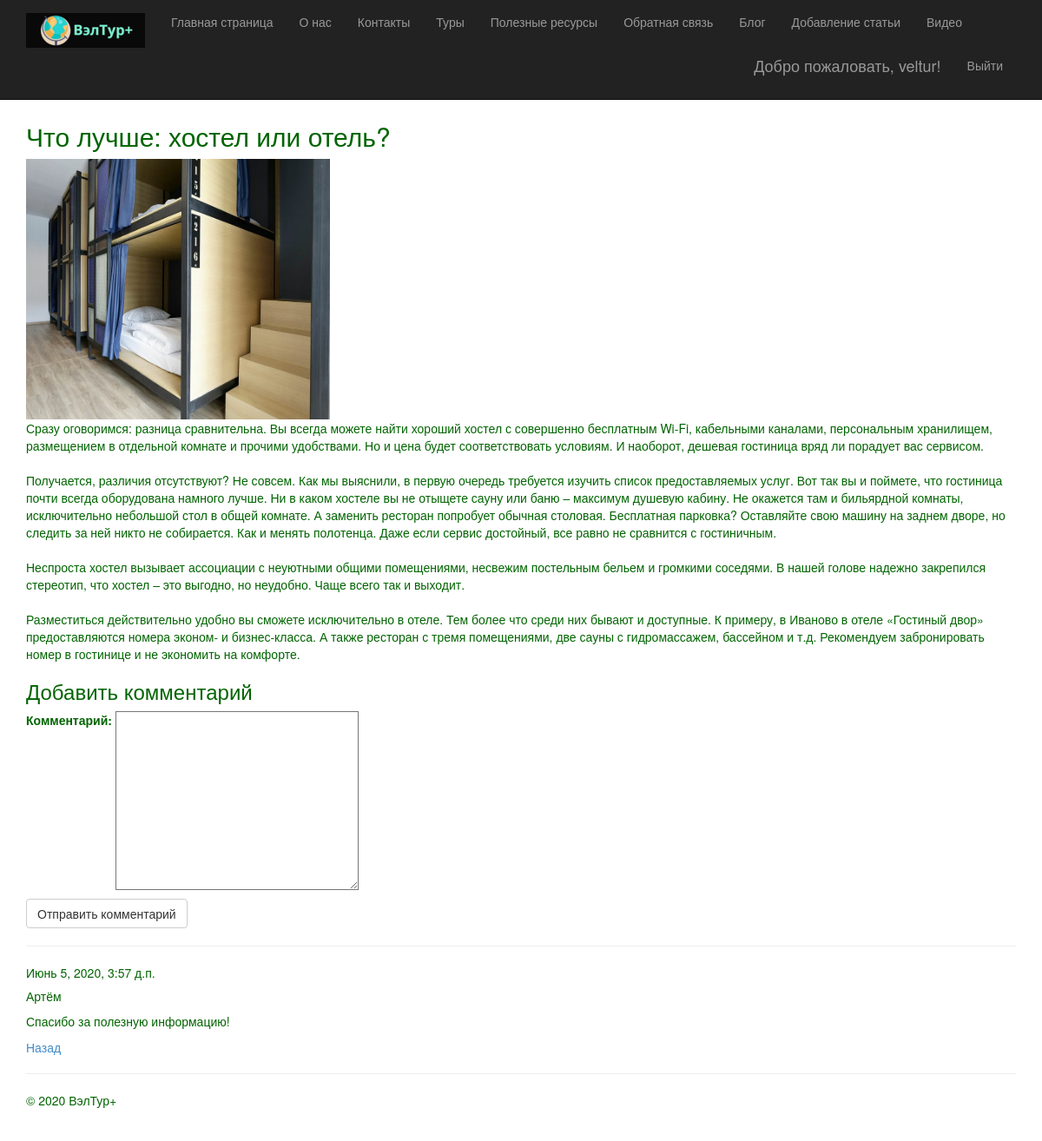
Screenshot of /3/ (signed in) with the database file from the repository.
### app/models.py (models this page shows, shortened)
class Blog(models.Model):
    title = models.CharField(max_length = 100, unique_for_date = "posted", verbose_name = "Заголовок")
    author = models.ForeignKey(User, null=True, blank=True, on_delete = models.SET_NULL, verbose_name = "Автор")
    description = models.TextField(verbose_name = "Краткое содержание")
    content = models.TextField(verbose_name = "Полное содержание")
    posted = models.DateTimeField(default = datetime.now(), db_index = True, verbose_name = "Опубликована")
    image = models.FileField(default = 'temp.jpg', verbose_name = "Путь к картинке")
    class Meta:
        db_table = "Posts" # имя таблицы для модели
        ordering = ["-posted"] # порядок сортировки данных в модели ("-" означает по убыванию)
        verbose_name = "статья блога" # имя, под которым модель будет отображаться в административном разделе (для одной статьи блога)
        verbose_name_plural = "статьи блога" # тоже для всех статей блога

class Comment(models.Model):
    text = models.TextField(verbose_name = "Комментарий")
    date = models.DateTimeField(default = datetime.now(), db_index = True, verbose_name = "Дата")
    author = models.ForeignKey(User, on_delete = models.CASCADE, verbose_name = "Автор")
    post = models.ForeignKey(Blog, on_delete = models.CASCADE, verbose_name = "Статья")
    class Meta:
        db_table = "Comments" # имя таблицы для модели
        verbose_name = "Комментарий" # имя, под которым модель будет отображаться в административном разделе (для одной статьи блога)
        verbose_name_plural = "Комментарии к статьям блога" # тоже для всех статей блога
        ordering = ["-date"] # порядок сортировки данных в модели ("-" означает по убыванию)

### app/views.py (the view)
# urls.py: url(r'^(?P<parametr>\d+)/$', app.views.blogpost, name='blogpost'),
def blogpost(request, parametr):
    post_1 = Blog.objects.get(id=parametr) # запрос на выбор конкретной статьи по параметру
    comments = Comment.objects.filter(post=parametr)
    if request.method == "POST": # после отправки данных формы на сервер методом POST
        form = CommentForm(request.POST)
        if form.is_valid():
            comment_f = form.save(commit=False)
            comment_f.author = request.user # добавляем (так как этого поля нет в форме) в модель Комментария (Comment) в поле автор авторизованного пользователя
            comment_f.date = datetime.now() # добавляем в модель Комментария (Comment) текущую дату
            comment_f.post = Blog.objects.get(id=parametr) # добавляем в модель Комментария (Comment) статью, для которой данный комментарий
            comment_f.save() # сохраняем изменения после добавления полей
            return redirect('blogpost', parametr=post_1.id) # переадресация на ту же страницу статьи после отправки комментария
    else:
      form = CommentForm() # создание формы для ввода комментария
      assert isinstance(request, HttpRequest)
      return render(
        request,
        'app/blogpost.html',
        {
            'post_1': post_1, # передача конкретной статьи в шаблон веб-страницы
            'comments': comments, # передача всех комментариев к данной статье в шаблон веб-страницы
            'form': form, # передача формы добавления комментария в шаблон веб-страницы
            'year':datetime.now().year,
        }
)

### app/forms.py
class CommentForm (forms.ModelForm):
    class Meta:
        model = Comment # используемая модель
        fields = ('text',) # требуется заполнить только поле text
        labels = {'text': "Комментарий"} # метка к полю формы text

### app/templates/app/blogpost.html
﻿{% extends "app/layout.html" %}
{% block content %}
<h2> {{post_1.title}} </h2>
{% if post_1.image and post_1.image.url != '/media/temp.jpg' %}
    <img src="{{ post_1.image.url }}" alt=«Картинка статьи блога" width="350" height="300"/>
{% endif %}
<p> {{post_1.content|linebreaksbr}} </p>
{% if user.is_authenticated %}
    <h3>Добавить комментарий</h3>
    <form method="POST" >{% csrf_token %}
    <div>
         {{form.as_p}}
         <button type="submit" class="save btn btn-default" > Отправить комментарий </button>
    </div>
    </form>
{% else %}
    <h3> Для добавления своего комментария, пожалуйста, авторизуйтесь </h3>
{% endif %}
{% for comment in comments %}
    <hr/>
    <h7> {{comment.date}} </h7>
    <h5> {{comment.author}} </h5>
    <p> {{comment.text|linebreaksbr}} </p>
{% endfor %}
<p><a href="{% url 'blog' %}"> Назад </a></p>
{% endblock %}

### app/templates/app/loginpartial.html (shortened to what this page needs)
﻿{% if user.is_authenticated %}
<form id="logoutForm" action="/logout" method="post" class="navbar-right">
<ul class="nav navbar-nav navbar-right">
<li><span class="navbar-brand">Добро пожаловать, {{ user.username }}!</span></li>
<li><a href="javascript:document.getElementById('logoutForm').submit()">Выйти</a></li>
</ul>
</form>
{% else %}
<ul class="nav navbar-nav navbar-right">
<li><a href="{% url 'login' %}">Войти в аккаунт</a></li>
</ul>
{% endif %}

### app/static/app/content/site.css (style rules this page uses)
body { padding-top: 100px; padding-bottom: 40px; color: #006400; background-color: #FFFFFF; }
input, select, textarea { max-width: 280px; }

### rows the page displays
Blog: title "Что лучше: хостел или отель?", image (picture), content "Сразу оговоримся: разница сравнительна. Вы всегда можете найти хороший хостел с совершенно бесплатным Wi-Fi, кабельными каналами, персональным хранилищем, размещением в отдельной комнате и прочими удобствами. Но и цена будет соответствовать условиям. И наоборот, дешевая гостиница вряд ли порадует вас сервисом. Получается, различия отсутствуют? Не совсем. Как мы выяснили, в первую очередь требуется изучить список предоставляемых услуг. Вот так вы и поймете, что гостиница почти всегда оборудована намного лучше. Ни в каком хостеле вы не отыщете сауну или баню – максимум душевую кабину. Не окажется там и бильярдной комнаты, исключительно небольшой стол в общей комнате. А заменить ресторан…"
Comment: date "Июнь 5, 2020, 3:57 д.п.", author "Артём", text "Спасибо за полезную информацию!"

### other values shown
{{ user.username }} "veltur"
